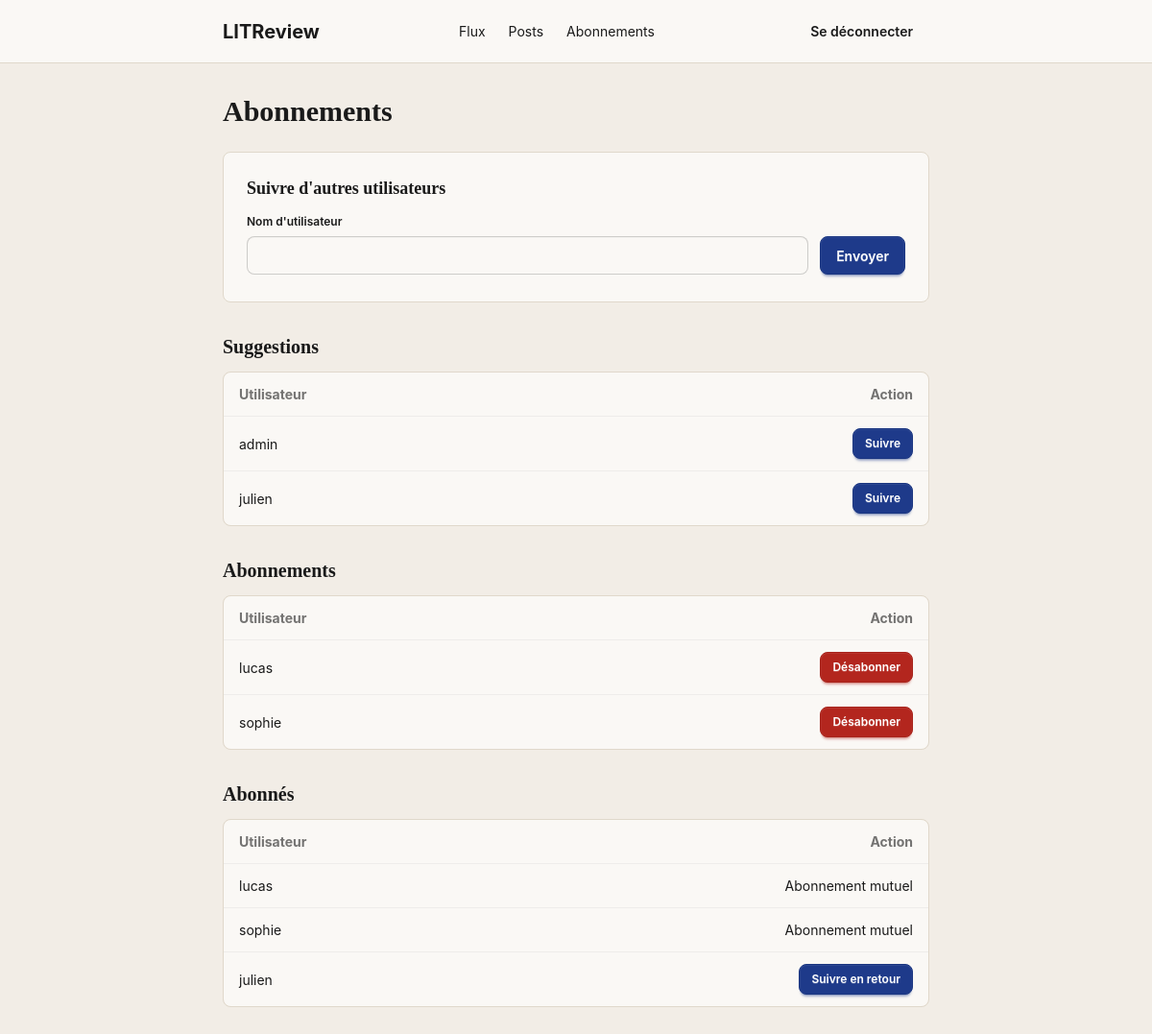
The page /follows/ (signed in) on the database its author committed.
### reviews/models.py (models this page shows, shortened)
class User(AbstractUser):
    pass

class UserFollows(models.Model):
    user = models.ForeignKey(
        to=settings.AUTH_USER_MODEL, on_delete=models.CASCADE, related_name='following')
    followed_user = models.ForeignKey(
        to=settings.AUTH_USER_MODEL, on_delete=models.CASCADE, related_name='followed_by')
    class Meta:
        unique_together = ('user', 'followed_user')
        verbose_name = 'User follow'
        verbose_name_plural = 'User follows'

### reviews/views.py (the view)
# urls.py: path('follows/', views.follows, name='follows'),
@login_required
def follows(request):
    if request.method == 'POST':
        form = FollowForm(request.POST, user=request.user)
        if form.is_valid():
            target = form.cleaned_data['target']
            UserFollows.objects.create(user=request.user, followed_user=target)
            messages.success(request, f'Vous suivez maintenant {target.username}.')
            return redirect('follows')
    else:
        form = FollowForm(user=request.user)
    following = request.user.following.select_related('followed_user')
    followers = request.user.followed_by.select_related('user')
    following_ids = set(following.values_list('followed_user_id', flat=True))
    suggestions = User.objects.exclude(pk=request.user.pk).exclude(
        pk__in=following_ids).order_by('username')[:5]
    return render(request, 'reviews/follows.html', {
        'form': form,
        'following': following,
        'followers': followers,
        'following_ids': following_ids,
        'suggestions': suggestions,
    })

### reviews/forms.py (shortened to what this page needs)
class FollowForm(forms.Form):
    username = forms.CharField(
        max_length=150,
        label="Nom d'utilisateur",
        widget=forms.TextInput(attrs={'class': INPUT_CLASSES}),
    )
    def __init__(self, *args, user=None, **kwargs):
        super().__init__(*args, **kwargs)
        self.user = user

### templates/reviews/follows.html (shortened to what this page needs)
{% extends "base.html" %}
{% block content %}
<h1 class="text-3xl font-bold mb-6">Abonnements</h1>
<section aria-labelledby="follow-form-title" class="card bg-base-100 border border-base-300 mb-8">
    <div class="card-body">
        <h2 id="follow-form-title" class="card-title">Suivre d'autres utilisateurs</h2>
        <form method="post">
            <fieldset class="fieldset">
                <label class="label font-semibold text-base-content" for="{{ form.username.id_for_label }}">{{ form.username.label }}</label>
                <div class="flex gap-3">
                    {{ form.username }}
                    <button type="submit" class="btn btn-primary">Envoyer</button>
                </div>
            </fieldset>
        </form>
    </div>
</section>
{% if suggestions %}
<section aria-labelledby="suggestions-title" class="mb-8">
    <h2 id="suggestions-title" class="text-xl font-bold mb-3">Suggestions</h2>
    <div class="overflow-x-auto rounded-box border border-base-300">
        <table class="table bg-base-100">
            <thead>
                <tr>
                    <th scope="col">Utilisateur</th>
                    <th scope="col" class="text-right">Action</th>
                </tr>
            </thead>
            <tbody>
            {% for suggested in suggestions %}
                <tr>
                    <td>{{ suggested.username }}</td>
                    <td class="text-right">
                        <form method="post" action="{% url 'follow' suggested.id %}">
                            <button type="submit" class="btn btn-sm btn-primary">Suivre</button>
                        </form>
                    </td>
                </tr>
            {% endfor %}
            </tbody>
        </table>
    </div>
</section>
{% endif %}
<section aria-labelledby="following-title" class="mb-8">
    <h2 id="following-title" class="text-xl font-bold mb-3">Abonnements</h2>
    <div class="overflow-x-auto rounded-box border border-base-300">
        <table class="table bg-base-100">
            <thead>
                <tr>
                    <th scope="col">Utilisateur</th>
                    <th scope="col" class="text-right">Action</th>
                </tr>
            </thead>
            <tbody>
            {% for follow in following %}
                <tr>
                    <td>{{ follow.followed_user.username }}</td>
                    <td class="text-right">
                        <form method="post" action="{% url 'unfollow' follow.followed_user.id %}">
                            <button type="submit" class="btn btn-sm btn-error">Désabonner</button>
                        </form>
                    </td>
                </tr>
            {% empty %}
                <tr>
                    <td colspan="2">Vous ne suivez personne pour l'instant.</td>
                </tr>
            {% endfor %}
            </tbody>
        </table>
    </div>
</section>
<section aria-labelledby="followers-title">
    <h2 id="followers-title" class="text-xl font-bold mb-3">Abonnés</h2>
    <div class="overflow-x-auto rounded-box border border-base-300">
        <table class="table bg-base-100">
            <thead>
                <tr>
                    <th scope="col">Utilisateur</th>
                    <th scope="col" class="text-right">Action</th>
                </tr>
            </thead>
            <tbody>
            {% for follow in followers %}
                <tr>
                    <td>{{ follow.user.username }}</td>
                    <td class="text-right">
                        {% if follow.user_id in following_ids %}
                            <span class="text-sm">Abonnement mutuel</span>
                        {% else %}
                            <form method="post" action="{% url 'follow' follow.user_id %}">
                                <button type="submit" class="btn btn-sm btn-primary">Suivre en retour</button>
                            </form>
                        {% endif %}
                    </td>
                </tr>
            {% empty %}
                <tr>
                    <td colspan="2">Personne ne vous suit pour l'instant.</td>
                </tr>
            {% endfor %}
            </tbody>
        </table>
    </div>
</section>
{% endblock %}

### templates/base.html (shortened to what this page needs)
{% load static %}
<!DOCTYPE html>
<html lang="fr" data-theme="papier">
<head>
    <link rel="stylesheet" href="{% static 'css/app.css' %}">
</head>
<body class="min-h-screen flex flex-col bg-base-200">
    {% if user.is_authenticated %}
    <header class="bg-base-100 border-b border-base-300">
        <div class="max-w-3xl mx-auto px-4 py-2 flex flex-wrap items-center gap-2">
            <a class="text-xl font-bold" href="{% url 'feed' %}">LITReview</a>
            <nav aria-label="Navigation principale" class="order-last w-full sm:order-none sm:w-auto sm:mx-auto">
                <ul class="menu menu-horizontal px-1">
                    <li><a href="{% url 'feed' %}">Flux</a></li>
                    <li><a href="{% url 'posts' %}">Posts</a></li>
                    <li><a href="{% url 'follows' %}">Abonnements</a></li>
                </ul>
            </nav>
            <form class="ml-auto sm:ml-0" action="{% url 'logout' %}" method="post">
                <button type="submit" class="btn btn-ghost">Se déconnecter</button>
            </form>
        </div>
    </header>
    {% endif %}
    <main id="main-content" class="flex-1 w-full max-w-3xl mx-auto px-4 py-8">
        {% block content %}{% endblock %}
    </main>
</body>
</html>

### rows shown on the page
User: username "admin"
User: username "julien"
UserFollows: followed_user.username "lucas"
UserFollows: followed_user.username "sophie"
UserFollows: user.username "lucas", shows "Abonnement mutuel"
UserFollows: user.username "sophie", shows "Abonnement mutuel"
UserFollows: user.username "julien"
